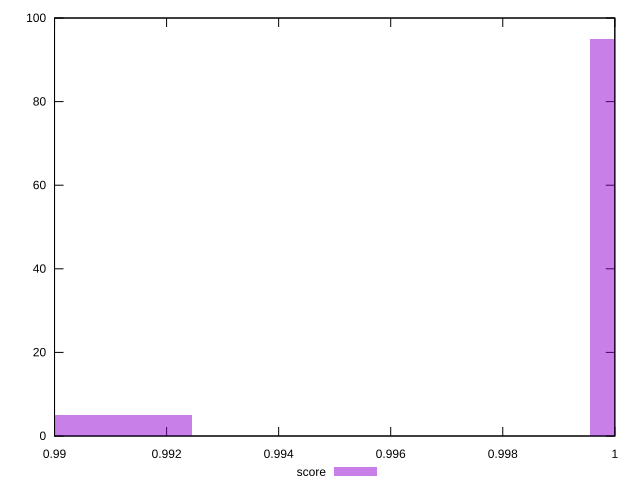

Recreate this plot in gnuplot.
reset

$score <<EOF
0.9906759555713188 5
1.0013283852011179 95
EOF

set key outside below
set boxwidth 0.003550809876599709
set xrange [0.99:1]
set yrange [0:100]
set trange [0:100]
set style fill transparent solid 0.5 noborder
set terminal svg size 640, 490 enhanced background rgb 'white'
set output "report_00026_2021-02-22T21:38:55.199Z/first-cpu-idle/samples/pages+cached+noadtech/score/histogram.svg"

plot $score title "score" with boxes

reset
